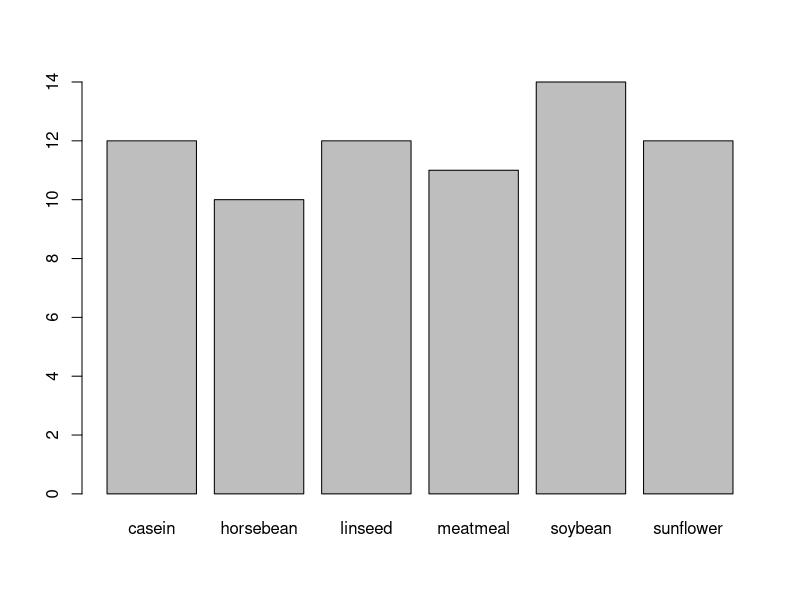
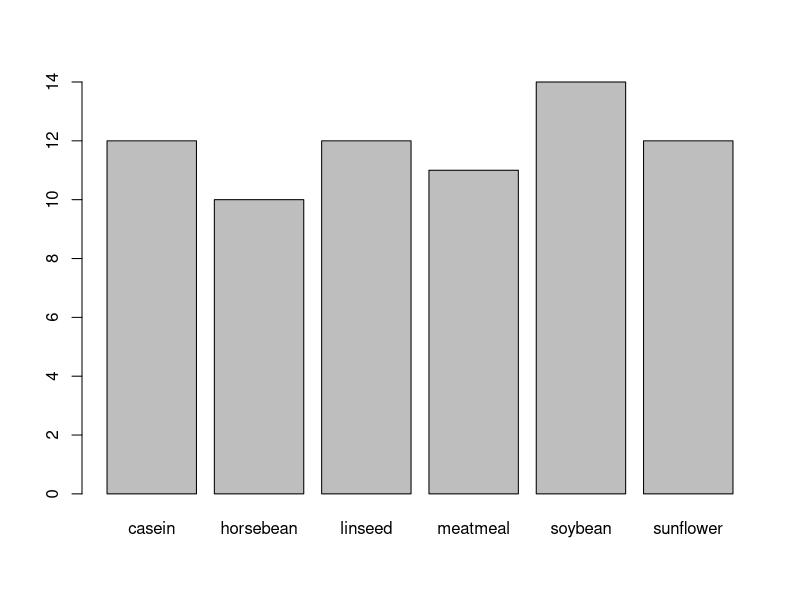
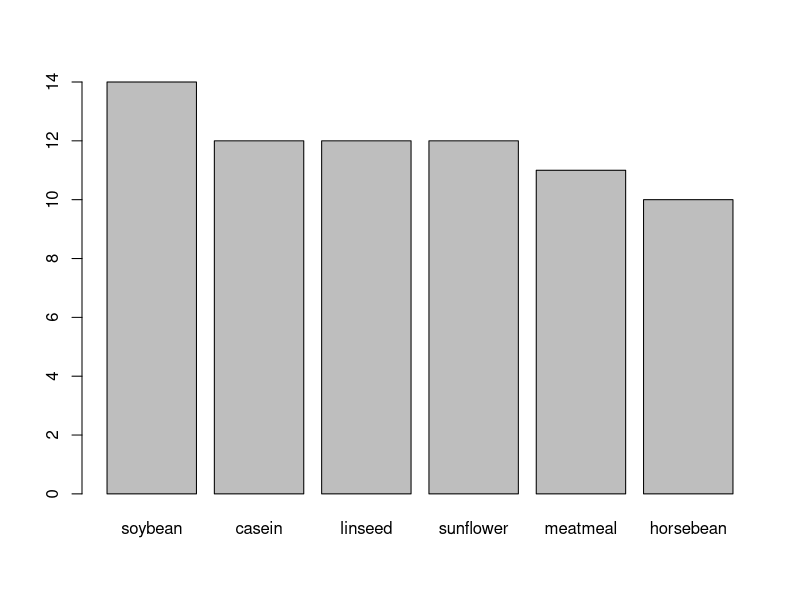
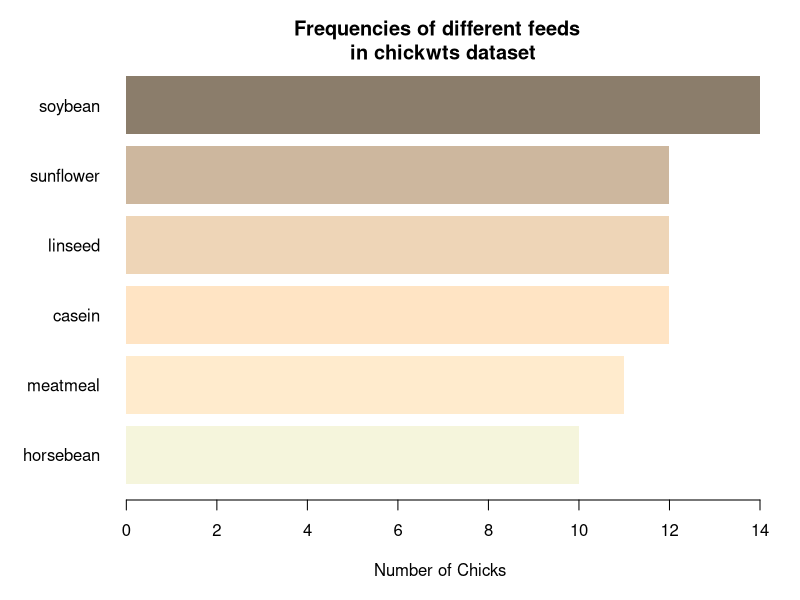

The R source for these figures, in order:
require('datasets')

a1 <- chickwts

plot(a1$feed)
 
feed = table(a1$feed)
barplot(feed)
barplot(feed[order(feed, decreasing = TRUE)])

?par
par(mar= c(4,5,2,1)) # sets plot margin 
par(oma= c(1,1,1,1)) # sets outside margin

barplot(feed[order(feed)], 
        horiz = TRUE, 
        las = 1, 
        col = c("beige", "blanchedalmond", "bisque1", "bisque2", "bisque3", "bisque4"), 
        border = NA, 
        main = "Frequencies of different feeds \n in chickwts dataset", 
        xlab = "Number of Chicks")

rm(list=ls())
